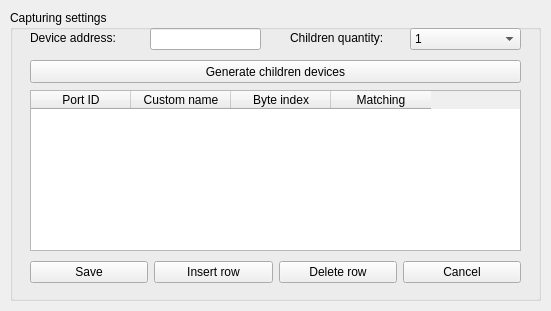
<?xml version="1.0" encoding="UTF-8"?>
<ui version="4.0">
 <class>Dialog</class>
 <widget class="QDialog" name="Dialog">
  <property name="geometry">
   <rect>
    <x>0</x>
    <y>0</y>
    <width>551</width>
    <height>311</height>
   </rect>
  </property>
  <property name="minimumSize">
   <size>
    <width>551</width>
    <height>311</height>
   </size>
  </property>
  <property name="maximumSize">
   <size>
    <width>551</width>
    <height>311</height>
   </size>
  </property>
  <property name="windowTitle">
   <string>Capturing settings for</string>
  </property>
  <widget class="QGroupBox" name="settings_box">
   <property name="geometry">
    <rect>
     <x>10</x>
     <y>10</y>
     <width>531</width>
     <height>291</height>
    </rect>
   </property>
   <property name="title">
    <string>Capturing settings</string>
   </property>
   <widget class="QTableWidget" name="children_conf">
    <property name="geometry">
     <rect>
      <x>20</x>
      <y>80</y>
      <width>491</width>
      <height>161</height>
     </rect>
    </property>
    <attribute name="verticalHeaderVisible">
     <bool>false</bool>
    </attribute>
    <attribute name="verticalHeaderDefaultSectionSize">
     <number>32</number>
    </attribute>
    <attribute name="verticalHeaderMinimumSectionSize">
     <number>32</number>
    </attribute>
    <column>
     <property name="text">
      <string>Port ID</string>
     </property>
    </column>
    <column>
     <property name="text">
      <string>Custom name</string>
     </property>
    </column>
    <column>
     <property name="text">
      <string>Byte index</string>
     </property>
    </column>
    <column>
     <property name="text">
      <string>Matching</string>
     </property>
    </column>
   </widget>
   <widget class="QComboBox" name="children_qty">
    <property name="geometry">
     <rect>
      <x>400</x>
      <y>18</y>
      <width>111</width>
      <height>22</height>
     </rect>
    </property>
    <item>
     <property name="text">
      <string>1</string>
     </property>
    </item>
    <item>
     <property name="text">
      <string>2</string>
     </property>
    </item>
    <item>
     <property name="text">
      <string>3</string>
     </property>
    </item>
    <item>
     <property name="text">
      <string>4</string>
     </property>
    </item>
   </widget>
   <widget class="QLabel" name="children_qty_label">
    <property name="geometry">
     <rect>
      <x>280</x>
      <y>20</y>
      <width>121</width>
      <height>16</height>
     </rect>
    </property>
    <property name="text">
     <string>Children quantity:</string>
    </property>
   </widget>
   <widget class="QLineEdit" name="dev_addr">
    <property name="geometry">
     <rect>
      <x>140</x>
      <y>18</y>
      <width>111</width>
      <height>22</height>
     </rect>
    </property>
   </widget>
   <widget class="QLabel" name="dev_addr_label">
    <property name="geometry">
     <rect>
      <x>20</x>
      <y>20</y>
      <width>121</width>
      <height>16</height>
     </rect>
    </property>
    <property name="text">
     <string>Device address:</string>
    </property>
   </widget>
   <widget class="QWidget" name="layoutWidget">
    <property name="geometry">
     <rect>
      <x>20</x>
      <y>250</y>
      <width>491</width>
      <height>25</height>
     </rect>
    </property>
    <layout class="QHBoxLayout" name="children_conf_menu">
     <item>
      <widget class="QPushButton" name="children_conf_save">
       <property name="text">
        <string>Save</string>
       </property>
       <property name="autoDefault">
        <bool>false</bool>
       </property>
      </widget>
     </item>
     <item>
      <widget class="QPushButton" name="children_conf_insert">
       <property name="text">
        <string>Insert row</string>
       </property>
       <property name="autoDefault">
        <bool>false</bool>
       </property>
      </widget>
     </item>
     <item>
      <widget class="QPushButton" name="children_conf_delete">
       <property name="text">
        <string>Delete row</string>
       </property>
       <property name="autoDefault">
        <bool>false</bool>
       </property>
      </widget>
     </item>
     <item>
      <widget class="QPushButton" name="children_conf_cancel">
       <property name="text">
        <string>Cancel</string>
       </property>
       <property name="autoDefault">
        <bool>false</bool>
       </property>
      </widget>
     </item>
    </layout>
   </widget>
   <widget class="QPushButton" name="children_gen">
    <property name="geometry">
     <rect>
      <x>20</x>
      <y>50</y>
      <width>491</width>
      <height>23</height>
     </rect>
    </property>
    <property name="text">
     <string>Generate children devices</string>
    </property>
    <property name="autoDefault">
     <bool>false</bool>
    </property>
   </widget>
  </widget>
 </widget>
 <resources/>
 <connections/>
</ui>
